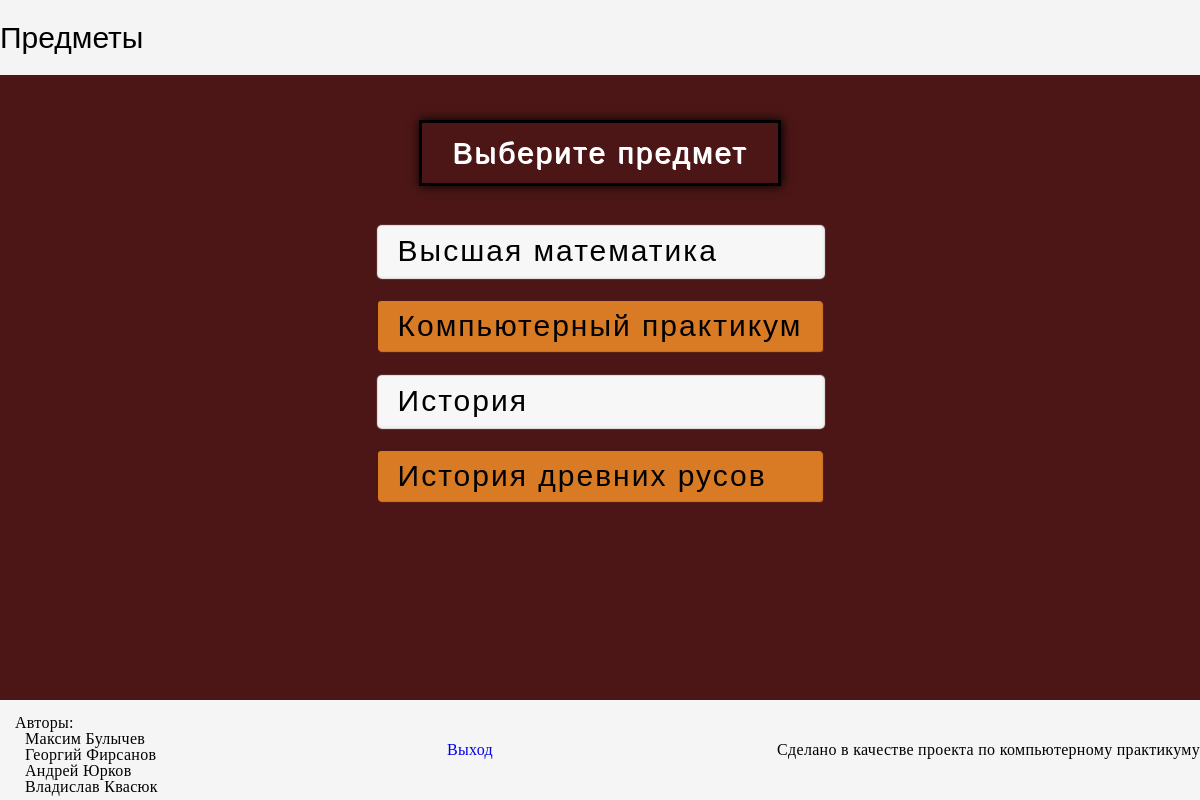
/student (signed in), run on the app's committed database.
### group/models.py (models this page shows, shortened)
class Subject(models.Model):
    sub_name = models.CharField(max_length=32)
    sub_group = models.ForeignKey(Group, on_delete=models.CASCADE)

### main/views.py (the view)
# urls.py: path('student', views.student, name = "student"),
def student(request):
    if request.user.is_authenticated:
        data = None
        try:
            data = get_student_subjects_html(request)
        except Exception:
            redirect(views.signup)
        return render(request, 'front/subjects.html', data)
    else:
        return redirect(views.signup)

### main/api.py (called while the page is built)
def get_student_subjects_html(request):
    userID = None
    if request.user.is_authenticated:
        userID = request.user.id
    else:
        raise Exception("not authenticated")
    student = Student.objects.get(user=userID)
    subjects = Subject.objects.filter(sub_group = student.his_group)
    sub_list = []
    for subject in subjects:
        subID = subject.id
        subject_data = {"sub_name": subject.sub_name, "sub_id": subject.id}
        sub_list.append(subject_data)
    fname = request.user.first_name
    lname = request.user.last_name
    group = student.his_group
    data = {"first_name": fname, "last_name": lname, "group": group, "subjects": sub_list}
    return data

### main/templates/front/subjects.html (shortened to what this page needs)
<!DOCTYPE html>
{% load static %}
<html lang="en">
<head>
    <link rel="stylesheet" href='{% static "css/subjects.css" %}'>
</head>
<body>
    <div class="wrapper">
        <header class="header">Предметы</header>
        <div class="content">
            <div class="content__head">Выберите предмет</div>
            <div class="content__spisok">
                {% for subj in subjects %}
                <a href="{% url 'subject' subjID=subj.sub_id %}"  class="content__item">{{subj.sub_name}}</a>
                {% endfor %}
            </div>
        </div>
        <footer class="footer">
            <div class="footer__row">
                <div class="footer__authors">
                    Авторы: <br>
                    <a href="https://vk.com/ru.bachatero">Максим Булычев</a><br>
                    <a href="https://vk.com/firsang">Георгий Фирсанов</a><br>
                    <a href="https://vk.com/dos100evskiy">Андрей Юрков</a><br>
                    <a href="https://vk.com/zl0i_belyi">Владислав Квасюк</a> <br>
                </div>
                <a href="{% url 'logout' %}">Выход</a>
                <div class="footer__goal">
                    Сделано в качестве проекта по компьютерному практикуму
                </div>
            </div>
        </footer>
    </div>
</body>
</html>

### main/static/css/subjects.css (style rules this page uses)
.content__head { color: #fff; font-size: 30px; text-align: center; text-shadow: 1px 1px; letter-spacing: 2px; margin: 15px; padding: 15px 30px; border: 3px solid #000; box-shadow: 1px 0px 10px #000; margin-bottom: 40px; }
.content__spisok { display: flex; flex-direction: column; gap: 15px; }
.content__item { padding: 10px 20px; color: #000; margin: 5px 0; text-align: left; background: #f7f7f7; box-shadow: 1px 1px 1px 2px #f1f1f1; font-size: 30px; letter-spacing: 2px; border-radius: 3px; }
.content__item:first-child { margin-top: 0; }
.content__item:last-child { margin-bottom: 15px; }
.content__item:nth-child(even) { background: #d97b24; box-shadow: 1px 1px 1px #d97b24; }
.content { justify-content: start; }

### main/static/css/zero_style.css (style rules this page uses)
* { padding: 0; margin: 0; border: 0; }
*,*::before,*::after { -moz-box-sizing: border-box; -webkit-box-sizing: border-box; box-sizing: border-box; }
nav,footer,header,aside { display: block; }
html,body { height: 100%; width: 100%; line-height: 1; font-size: 14px; -ms-text-size-adjust: 100%; -moz-text-size-adjust: 100%; -webkit-text-size-adjust: 100%; }
a,a:visited { text-decoration: none; }

### main/static/css/general_style.css (style rules this page uses)
body { font-family: Arial, "Helvetica Neue", Helvetica, sans-serif; background: #4c1616; }
.wrapper { min-height: 100%; overflow: hidden; display: flex; flex-direction: column; }
.header { height: 75px; width: 100%; font-size: 30px; position: sticky; align-self: center; background: #f4f4f4; display: flex; align-items: center; }
.content { max-width: 1440px; margin: 0 auto; flex: 1 1 auto; padding: 30px; display: flex; overflow: hidden; flex-direction: column; align-items: center; justify-content: center; }
.footer { background: #f5f5f5; }
.footer__row { display: flex; min-height: 65px; align-items: center; justify-content: space-between; font-family: "Times New Roman", Times, Baskerville, Georgia, serif; font-size: 16px; letter-spacing: 0.3px; }
.footer__authors { margin: 10px 0 0 10px; padding: 5px; }
.footer__authors a { color: black; margin: 0 0 0 10px; text-decoration: none; }

### data on the page
Subject: sub_name "Высшая математика"
Subject: sub_name "Компьютерный практикум"
Subject: sub_name "История"
Subject: sub_name "История древних русов"
